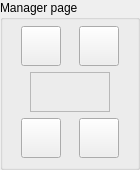
          <widget class="QGroupBox" name="manager_gBox">
           <property name="minimumSize">
            <size>
             <width>140</width>
             <height>170</height>
            </size>
           </property>
           <property name="maximumSize">
            <size>
             <width>140</width>
             <height>190</height>
            </size>
           </property>
           <property name="title">
            <string>Manager page</string>
           </property>
           <layout class="QVBoxLayout" name="verticalLayout_2">
            <property name="spacing">
             <number>5</number>
            </property>
            <property name="leftMargin">
             <number>5</number>
            </property>
            <property name="topMargin">
             <number>5</number>
            </property>
            <property name="rightMargin">
             <number>5</number>
            </property>
            <property name="bottomMargin">
             <number>5</number>
            </property>
            <item>
             <layout class="QHBoxLayout" name="butt_page_layout">
              <property name="spacing">
               <number>5</number>
              </property>
              <item>
               <widget class="QToolButton" name="remove_page_toolB">
                <property name="sizePolicy">
                 <sizepolicy hsizetype="Fixed" vsizetype="Fixed">
                  <horstretch>0</horstretch>
                  <verstretch>0</verstretch>
                 </sizepolicy>
                </property>
                <property name="minimumSize">
                 <size>
                  <width>40</width>
                  <height>40</height>
                 </size>
                </property>
                <property name="maximumSize">
                 <size>
                  <width>40</width>
                  <height>40</height>
                 </size>
                </property>
                <property name="iconSize">
                 <size>
                  <width>128</width>
                  <height>128</height>
                 </size>
                </property>
               </widget>
              </item>
              <item>
               <widget class="QToolButton" name="add_page_toolB">
                <property name="sizePolicy">
                 <sizepolicy hsizetype="Fixed" vsizetype="Fixed">
                  <horstretch>0</horstretch>
                  <verstretch>0</verstretch>
                 </sizepolicy>
                </property>
                <property name="minimumSize">
                 <size>
                  <width>40</width>
                  <height>40</height>
                 </size>
                </property>
                <property name="maximumSize">
                 <size>
                  <width>40</width>
                  <height>40</height>
                 </size>
                </property>
                <property name="baseSize">
                 <size>
                  <width>25</width>
                  <height>25</height>
                 </size>
                </property>
                <property name="mouseTracking">
                 <bool>false</bool>
                </property>
                <property name="tabletTracking">
                 <bool>false</bool>
                </property>
                <property name="iconSize">
                 <size>
                  <width>128</width>
                  <height>128</height>
                 </size>
                </property>
               </widget>
              </item>
             </layout>
            </item>
            <item alignment="Qt::AlignmentFlag::AlignHCenter">
             <widget class="QLabel" name="current_page_lable">
              <property name="minimumSize">
               <size>
                <width>80</width>
                <height>40</height>
               </size>
              </property>
              <property name="maximumSize">
               <size>
                <width>80</width>
                <height>40</height>
               </size>
              </property>
              <property name="contextMenuPolicy">
               <enum>Qt::ContextMenuPolicy::ActionsContextMenu</enum>
              </property>
              <property name="frameShape">
               <enum>QFrame::Shape::StyledPanel</enum>
              </property>
              <property name="frameShadow">
               <enum>QFrame::Shadow::Plain</enum>
              </property>
              <property name="text">
               <string/>
              </property>
              <property name="alignment">
               <set>Qt::AlignmentFlag::AlignCenter</set>
              </property>
             </widget>
            </item>
            <item>
             <layout class="QHBoxLayout" name="back_next_layout">
              <property name="spacing">
               <number>5</number>
              </property>
              <item>
               <widget class="QToolButton" name="back_page_toolB">
                <property name="sizePolicy">
                 <sizepolicy hsizetype="Fixed" vsizetype="Fixed">
                  <horstretch>0</horstretch>
                  <verstretch>0</verstretch>
                 </sizepolicy>
                </property>
                <property name="minimumSize">
                 <size>
                  <width>40</width>
                  <height>40</height>
                 </size>
                </property>
                <property name="maximumSize">
                 <size>
                  <width>40</width>
                  <height>40</height>
                 </size>
                </property>
                <property name="iconSize">
                 <size>
                  <width>128</width>
                  <height>128</height>
                 </size>
                </property>
               </widget>
              </item>
              <item>
               <widget class="QToolButton" name="next_page_toolB">
                <property name="sizePolicy">
                 <sizepolicy hsizetype="Fixed" vsizetype="Fixed">
                  <horstretch>0</horstretch>
                  <verstretch>0</verstretch>
                 </sizepolicy>
                </property>
                <property name="minimumSize">
                 <size>
                  <width>40</width>
                  <height>40</height>
                 </size>
                </property>
                <property name="maximumSize">
                 <size>
                  <width>40</width>
                  <height>40</height>
                 </size>
                </property>
                <property name="iconSize">
                 <size>
                  <width>128</width>
                  <height>128</height>
                 </size>
                </property>
               </widget>
              </item>
             </layout>
            </item>
           </layout>
          </widget>
